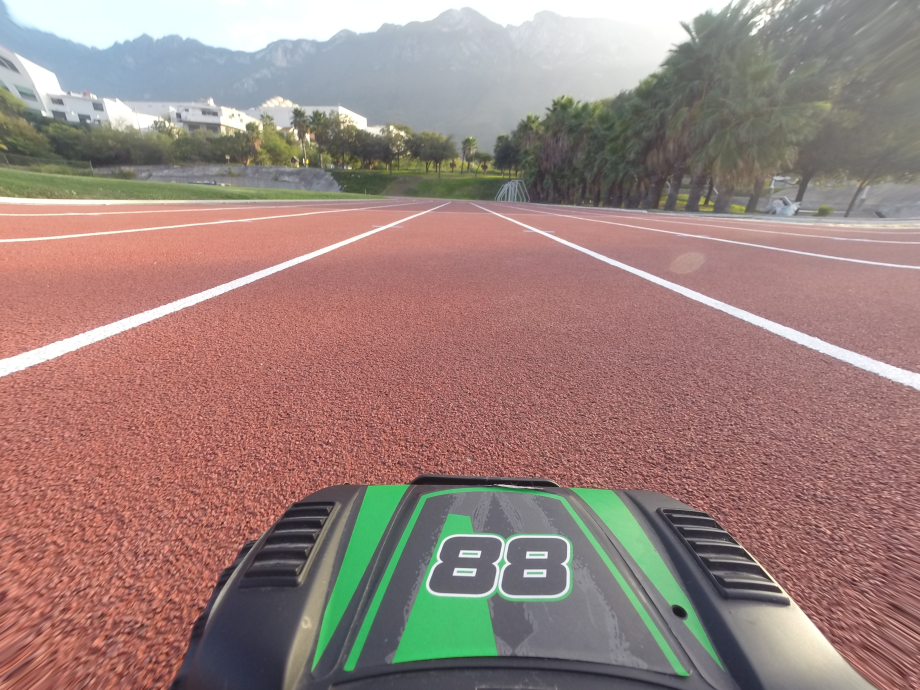
#> input picture Lane-Detection/sdc-dataset-adv-rob/G0073210.JPG, 920 x 690 px, given in place of G0073210.JPGG0073210.JPG, which was not available
$ python main.py --img_path sdc-dataset-adv-rob/G0073210.JPG
#> lines starting #> are read from the running program, lines starting #| are printed output that depends on the picture; after the words box and inside, x2 and y2 are one past the last pixel; in counts of white or black regions, pixels touching at a corner belong together; pictures that were not available may be replaced by others from this repository, and a replacement may not be noted
### Lane-Detection/sdclibrary.py
# Import standard libraries
import numpy as np
import cv2
from time import sleep


class Sdclib:
    def __init__(self):
        self.img_color = None
        self.img_path = ""
        self.grey = None
        self.blur_img = None
        self.canny = None
        self.mask_img = None
        self.img_hough = None
        self.img_inlier = None
        self.img_lanes = None

        self.dimensions = ()
        self.height = 0
        self.width = 0
        self.channels = 0

        self.kernel_size = ()
        self.low_threshold = 0
        self.high_threshold = 0
        self.vertices = None

        self.rho = 0
        self.theta = 0
        self.threshold = 0
        self.min_line_len = 0
        self.max_line_gap = 0
        self.hough_transform = None

        self.x_left = []
        self.y_left = []
        self.x_right = []
        self.y_right = []

        self.min_lane_size = 0
        self.max_lane_size = 0

        self.BLUE = (255, 0, 0)
        self.GREEN = (0, 255, 0)
        self.RED = (0, 0, 255)

    def read_image(self):
        self.img_color = cv2.imread(self.img_path, cv2.IMREAD_REDUCED_COLOR_4)
#> self.img_color is the input picture: shape (690, 920, 3); mean B, G, R 125.1, 130.6, 155.1

        # Get image dimensions
        self.dimensions = self.img_color.shape
#> self.dimensions = (690, 920, 3)

        self.height = self.dimensions[0]
#> self.height = 690
        self.width = self.dimensions[1]
#> self.width = 920
        self.channels = self.dimensions[2]
#> self.channels = 3

        # cv2.imshow("Original Image", self.img_color)
        # cv2.waitKey(1)

    def greyscale(self):
        self.grey = cv2.cvtColor(self.img_color, cv2.COLOR_BGR2GRAY)
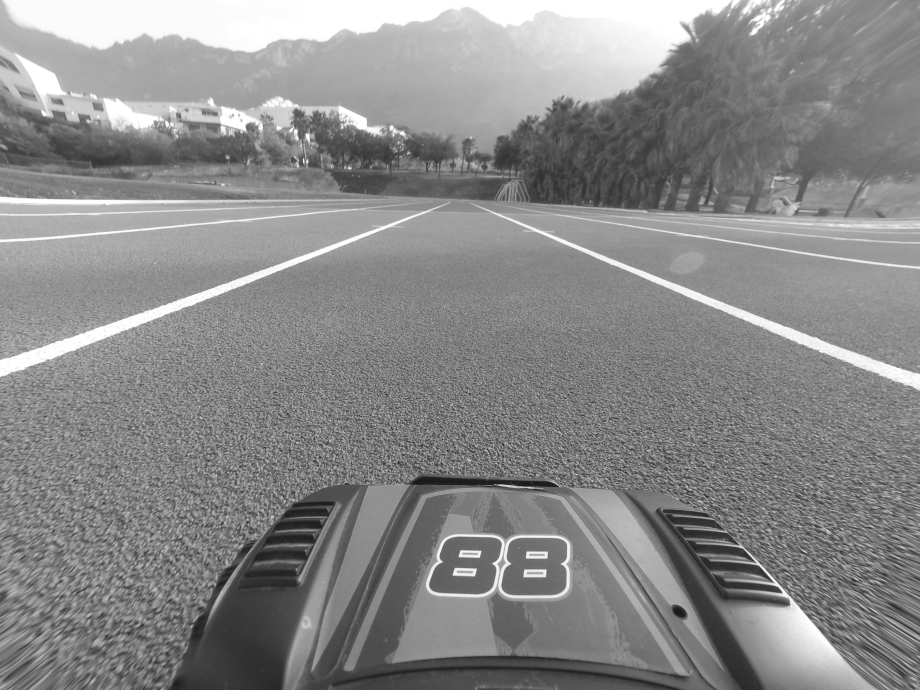
#> self.grey: shape (690, 920); min 25, max 255, mean 137.3
        # cv2.imshow("Greyscale Image", self.grey)
        # cv2.waitKey(1)

    def gaussian_blur(self):
        self.blur_img = cv2.GaussianBlur(self.grey, self.kernel_size, sigmaX=0, sigmaY=0)
        # cv2.imshow("Blured Image", self.blur_img)
        # cv2.waitKey(1)

    def canny_edge_det(self):
        self.canny = cv2.Canny(self.blur_img, self.low_threshold, self.high_threshold, apertureSize=3)
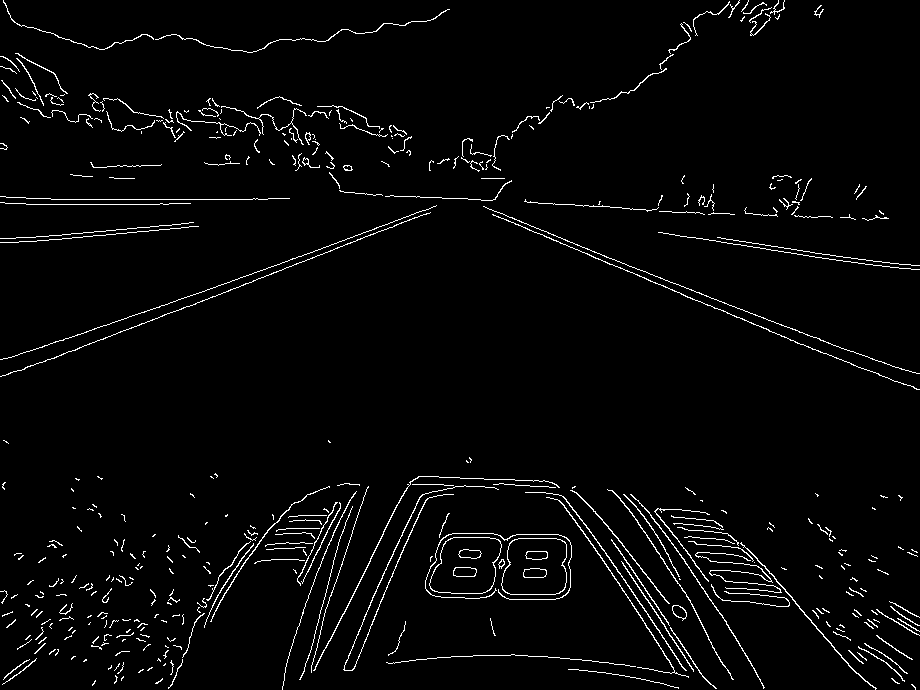
#> self.canny: shape (690, 920); 2.9% white in thin lines or dots
        # cv2.imshow("Canny Edge Detection", self.canny)
        # cv2.waitKey(1)

    def region_of_interest(self):
        # mask using 0
        layer = np.copy(self.canny) * 0
#> layer: shape (690, 920); every value is 0
        cv2.fillPoly(layer, self.vertices, 255)
#> layer: shape (690, 920); 11.9% white; 1 white region, box (x1, y1, x2, y2) and area: (3, 237, 911, 439) 75776
        self.mask_img = cv2.bitwise_and(self.canny, layer)
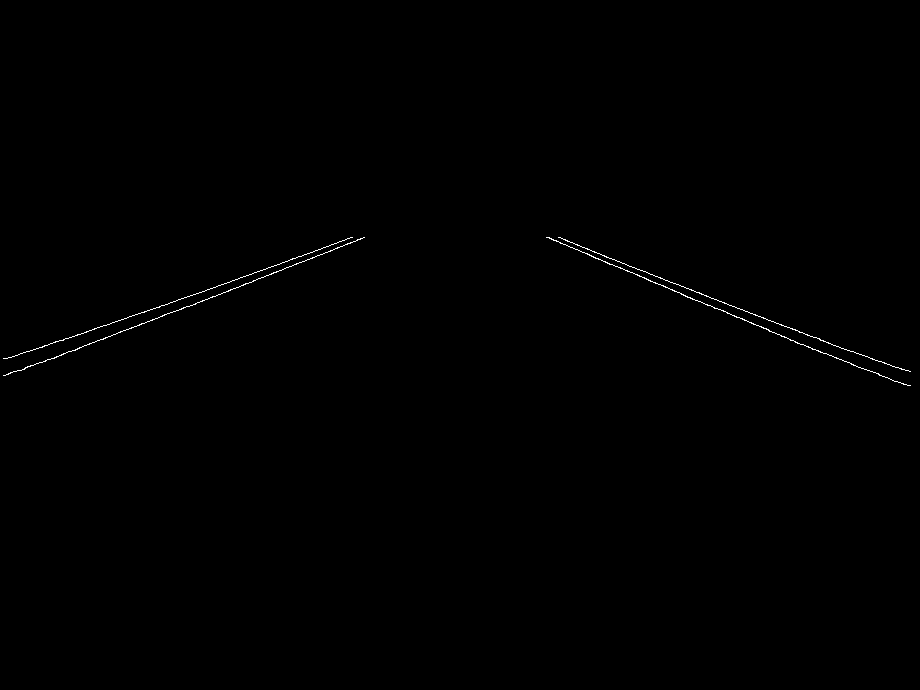
#> self.mask_img: shape (690, 920); 0.25% white in thin lines or dots, all inside (x1, y1, x2, y2) = (3, 237, 911, 386)
        # cv2.imshow("Canny edge detect with RoI", self.mask_img)
        # cv2.waitKey(1)

    def hough_function(self):
        self.img_hough = self.img_color.copy()
        self.hough_transform = cv2.HoughLinesP(self.mask_img, self.rho, self.theta,
                                          self.threshold, np.array([]),
                                          minLineLength=self.min_line_len,
                                          maxLineGap=self.max_line_gap)
#> self.hough_transform = [[20, 370, 330, 251], [549, 237, 823, 353], [565, 240, 724, 302], [126, 318, 351, 237], [719, 301, 819, 338], [294, 264, 316, 256], [55, 341, 159, 307], [799, 332, 901, 369]]

        for coords in self.hough_transform:
            for x0, y0, x1, y1 in coords:
                cv2.line(self.img_hough, (x0, y0), (x1, y1), self.GREEN, 5)
#> this loop made 8 passes
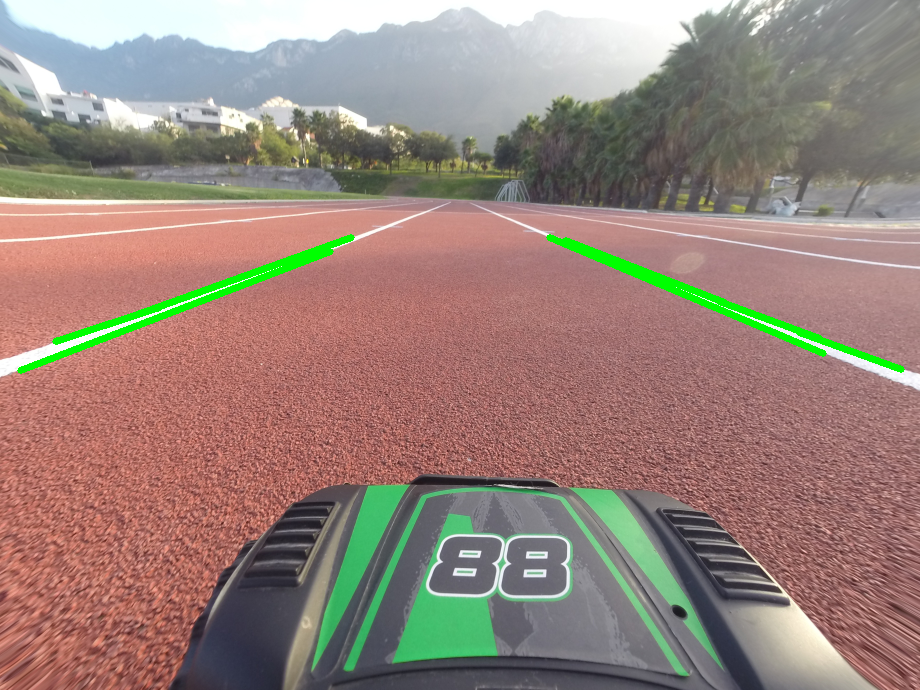
#> self.img_hough: shape (690, 920, 3); 1.41% of pixels changed, all inside (x1, y1, x2, y2) = (17, 234, 905, 374)
        # cv2.imshow('Hough lines', self.img_hough)
        # cv2.waitKey(1)

    def inlier_lines(self):
        self.img_inlier = self.img_color.copy()

        for coords in self.hough_transform:
            for x0, y0, x1, y1 in coords:
                mx_slope = (y1 - y0) / (x1 - x0)
                if abs(mx_slope) > 0.28:

                    if mx_slope <= 0:
                        if x0 <= (self.width/2) and x1 <= (self.width/2):
                            self.x_left.extend((x0, x1))
                            self.y_left.extend((y0, y1))
                            cv2.line(self.img_inlier, (x0, y0), (x1, y1), self.BLUE, 5)

                    else:
                        if x0 > (self.width/2) and x1 > (self.width/2):
                            self.x_right.extend((x0, x1))
                            self.y_right.extend((y0, y1))
                            cv2.line(self.img_inlier, (x0, y0), (x1, y1), self.RED, 5)
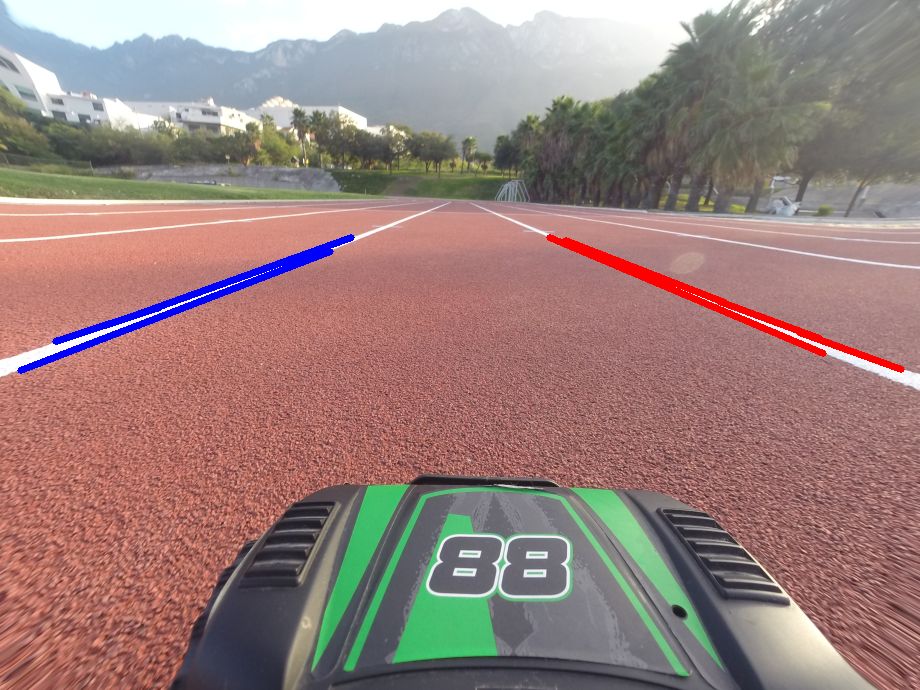
#> self.img_inlier: shape (690, 920, 3); 1.41% of pixels changed, all inside (x1, y1, x2, y2) = (17, 234, 905, 374)
#> after the loop, self.x_left = [20, 330, 126, 351, 294, 316, 55, 159]; self.x_right = [549, 823, 565, 724, 719, 819, 799, 901]; self.y_left = [370, 251, 318, 237, 264, 256, 341, 307]; self.y_right = [237, 353, 240, 302, 301, 338, 332, 369]

        # cv2.imshow('Lane lines', self.img_inlier)
        # cv2.waitKey(1)

    def lane_detect(self):
        self.img_lanes = self.img_color.copy()

        if self.x_left and self.y_left and self.x_right and self.y_right:

            left_line = np.poly1d(np.polyfit(self.y_left, self.x_left, deg=1))
            right_line = np.poly1d(np.polyfit(self.y_right, self.x_right, deg=1))

            right_init = int(right_line(self.max_lane_size))
#> right_init = 1222
            right_end = int(right_line(self.min_lane_size))
#> right_end = 562

            left_init = int(left_line(self.max_lane_size))
#> left_init = -359
            left_end = int(left_line(self.min_lane_size))
#> left_end = 351

            lines = [[
                [left_init, self.max_lane_size, left_end, self.min_lane_size],
                [right_init, self.max_lane_size, right_end, self.min_lane_size]
            ]]
#> lines = [[[-359, 500, 351, 240], [1222, 500, 562, 240]]]
            pts = []
            for line in lines:
                for x0, y0, x1, y1 in line:
                    cv2.line(self.img_color, (x0, y0), (x1, y1), self.RED, 6)

                    if x0 <= (self.width / 2) and x1 <= (self.width / 2):
                        pts.append([x0, y0])
                        pts.append([x1, y1])
                    else:
                        pts.append([x1, y1])
                        pts.append([x0, y0])
#> this loop made 1 pass
#> line on pass 1: [[-359, 500, 351, 240], [1222, 500, 562, 240]]
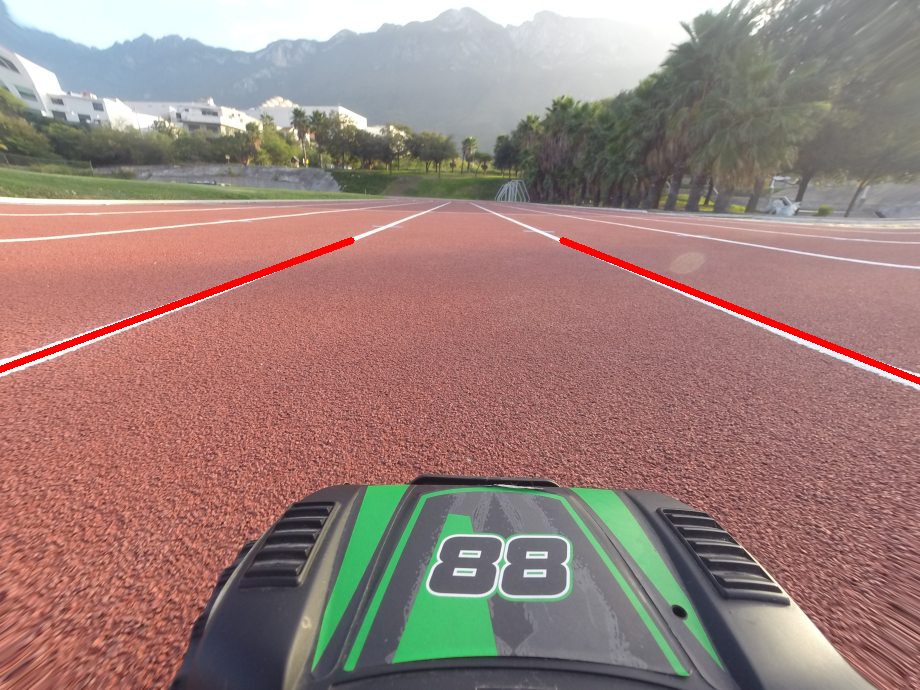
#> self.img_color: shape (690, 920, 3); 0.83% of pixels changed, all inside (x1, y1, x2, y2) = (0, 237, 920, 385)
#> after the loop, pts = [[-359, 500], [351, 240], [562, 240], [1222, 500]]

            points = np.array(pts, np.int32)
#> points = [[-359, 500], [351, 240], [562, 240], [1222, 500]]
            cv2.fillPoly(self.img_lanes, pts=[points], color=self.GREEN)
            alpha = 0.4
            img_out = cv2.addWeighted(self.img_lanes, alpha, self.img_color, 1-alpha, 0)
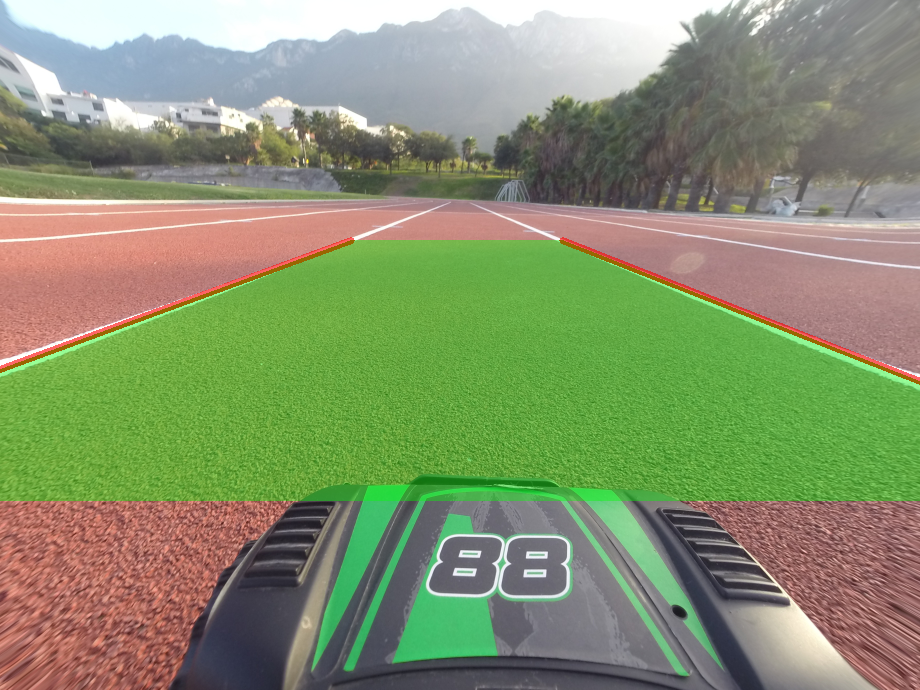
#> img_out: shape (690, 920, 3); mean B, G, R 110.5, 146.3, 134.7

        cv2.imshow('Lane detection', img_out)
        cv2.waitKey(0)

### Lane-Detection/main.py
# Import standard libraries
import argparse
import os
import numpy as np
from time import process_time

# Import local libraries
from sdclibrary import Sdclib


# Pipeline to read
def pipeline(sdc_img):
    # 1. Read image with path provided
    sdc_img.read_image()

    # 2. Convert input image to greyscale
    sdc_img.greyscale()

    # 3. Apply Gaussian smoothing
    sdc_img.kernel_size = (9, 9)
    sdc_img.gaussian_blur()

    # 4. Apply Canny Edge detection
    sdc_img.low_threshold = 70
    sdc_img.high_threshold = 100
    sdc_img.canny_edge_det()

    # 5. Define Region of Interest
    # Define points for vertices
    p1, p2, p3, p4, p5, p6, p7, p8 = (3, 438), (3, 296), (325, 237), (610, 237), \
                                     (910, 320), (910, 438), (590, 290), (340, 290)

    sdc_img.vertices = np.array([[p1, p2, p3, p4, p5, p6, p7, p8]], dtype=np.int32)
    sdc_img.region_of_interest()

    # 6. Use Hough Transform to trace lane lines
    sdc_img.rho = 2                 # Distance resolution in pixels on Hough grid
    sdc_img.theta = np.pi/180       # Angular resolution in radians on Hough grid
    sdc_img.threshold = 100         # Minimum number of intersections on Hough grid
    sdc_img.min_line_len = 10       # Minimum number of pixels making a line
    sdc_img.max_line_gap = 30       # Maximum gap in pixels between connectable line segments

    sdc_img.hough_function()

    # 7. Get the inlier of left and right lane lines
    sdc_img.inlier_lines()

    # 8. Draw lines for each lane
    sdc_img.min_lane_size = 240     # Minimum final lane size
    sdc_img.max_lane_size = 500     # Maximum final lane size

    sdc_img.lane_detect()


# Run the main function to execute the pipeline
def main(dataset_list):
    for img_name in dataset_list:
        # Create lane detection object
        sdc_lanes = Sdclib()

        # Get image path
        sdc_lanes.img_path = ds_path + img_name

        # Begin execution time
        begin_time = process_time()

        # Run pipeline workflow
        pipeline(sdc_lanes)

        # Print the FPS of computed image
        fps = process_time() - begin_time
        if fps <= 0:
            fps = 0.001
        print(f"Processing image:{sdc_lanes.img_path}",
              f"\tCPU execution time:{1 / fps:0.4f} FPS")


if __name__ == "__main__":
    try:
        # Read user input for image path
        parser = argparse.ArgumentParser()
        parser.add_argument("--img_path", help="Image path")
        args = parser.parse_args()

        # Dataset path
        ds_path = args.img_path

        # Image dataset
        dataset = sorted(os.listdir(ds_path))

        main(dataset)
    except Exception as e:
        # Prints error message with error arguments
        print(e.message, e.args)
